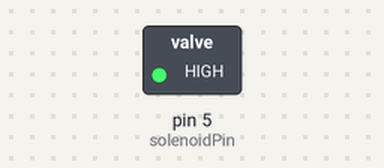
Bench run of a sketch on a simulated Arduino Uno, built with avr-gcc and run on an emulated ATmega328P. Parts: switched loads named in the sketch (green lamp = pin HIGH). Dashed ring = blinking. What the sketch prints to the serial monitor is not drawn.

Above: at 0.5 s.
Timing chart, 0 to 4.6 s (numbered marks = the images above):
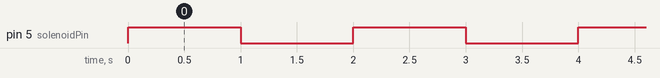

The sketch:

solenoid_test.ino
```cpp
#include <Arduino.h>

const int solenoidPin = 5;
const unsigned long interval = 1000;  // 1 second
const unsigned long duration = 60000; // 1 minute

void setup()
{
    pinMode(solenoidPin, OUTPUT);
    Serial.begin(9600);
}

void loop()
{
    unsigned long startTime = millis();
    while (millis() - startTime < duration)
    {
        digitalWrite(solenoidPin, HIGH); // Push solenoid
        Serial.println("Pushing solenoid");
        delay(interval);
        digitalWrite(solenoidPin, LOW); // Pull solenoid
        Serial.println("Pulling solenoid");

        delay(interval);
    }
}
```

Measured:
- by itself, pin 5 (solenoidPin): alternates HIGH for 1.0 s and LOW for 1.0 s
